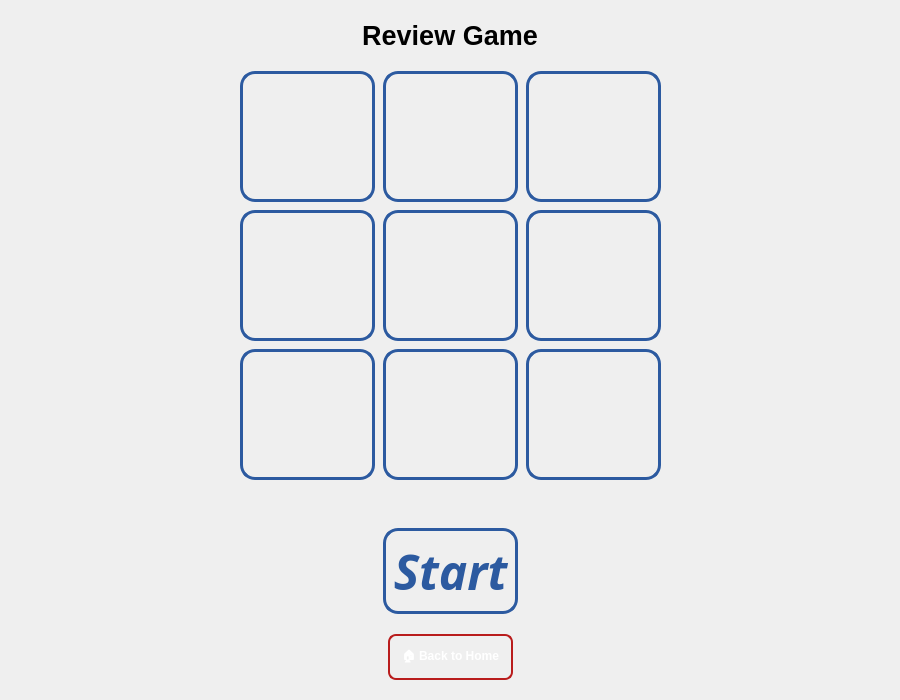
<?xml version="1.0" encoding="UTF-8"?>
<ui version="4.0">
 <class>ReplayBoardForm</class>
 <widget class="QWidget" name="ReplayBoardForm">
  <property name="geometry">
   <rect>
    <x>0</x>
    <y>0</y>
    <width>900</width>
    <height>700</height>
   </rect>
  </property>
  <property name="windowTitle">
   <string>TicTacToy - Game Board</string>
  </property>
  <property name="styleSheet">
   <string notr="true">QWidget#ReplayBoardForm {
    background: qlineargradient(x1:0, y1:0, x2:1, y2:1,
                stop:0 #1e3c72, stop:0.5 #2a5298, stop:1 #1e3c72);
}

QPushButton {
    background: qlineargradient(x1:0, y1:0, x2:0, y2:1,
                stop:0 #ffffff, stop:1 #e6e6e6);
    border: 3px solid #2c5aa0;
    border-radius: 15px;
    font-family: 'Arial Black', Arial, sans-serif;
    font-size: 48px;
    font-weight: bold;
    color: #2c5aa0;
    min-height: 80px;
    min-width: 80px;
}

QPushButton:hover {
    background: qlineargradient(x1:0, y1:0, x2:0, y2:1,
                stop:0 #f0f8ff, stop:1 #d0e8ff);
    border: 4px solid #1e4080;
    transform: scale(1.02);
}

QPushButton:pressed {
    background: qlineargradient(x1:0, y1:0, x2:0, y2:1,
                stop:0 #e0e0e0, stop:1 #c0c0c0);
    border: 3px solid #1a365d;
}

QPushButton[text=&quot;X&quot;] {
    color: #dc2626;
    text-shadow: 2px 2px 4px rgba(220, 38, 38, 0.3);
}

QPushButton[text=&quot;O&quot;] {
    color: #2563eb;
    text-shadow: 2px 2px 4px rgba(37, 99, 235, 0.3);
}

/* Control Buttons Styling */
QPushButton#resetButton, QPushButton#newGameButton, QPushButton#backButton {
    background: qlineargradient(x1:0, y1:0, x2:0, y2:1,
                stop:0 #3b82f6, stop:1 #1d4ed8);
    border: 2px solid #1e40af;
    border-radius: 10px;
    color: white;
    font-size: 14px;
    font-weight: bold;
    min-height: 40px;
    padding: 8px 16px;
}

QPushButton#resetButton:hover, QPushButton#newGameButton:hover, QPushButton#backButton:hover {
    background: qlineargradient(x1:0, y1:0, x2:0, y2:1,
                stop:0 #2563eb, stop:1 #1e40af);
    border: 2px solid #1e3a8a;
}

QPushButton#backButton {
    background: qlineargradient(x1:0, y1:0, x2:0, y2:1,
                stop:0 #ef4444, stop:1 #dc2626);
    border: 2px solid #b91c1c;
}

QPushButton#backButton:hover {
    background: qlineargradient(x1:0, y1:0, x2:0, y2:1,
                stop:0 #dc2626, stop:1 #b91c1c);
    border: 2px solid #991b1b;
}

QPushButton#replayBackButton {
    background: qlineargradient(x1:0, y1:0, x2:0, y2:1,
                stop:0 #ef4444, stop:1 #dc2626);
    border: 2px solid #b91c1c;
    border-radius: 8px;
    color: white;
    font-size: 12px;
    font-weight: bold;
    min-height: 30px;
    padding: 6px 12px;
}

QPushButton#replayBackButton:hover {
    background: qlineargradient(x1:0, y1:0, x2:0, y2:1,
                stop:0 #dc2626, stop:1 #b91c1c);
    border: 2px solid #991b1b;
}

QLabel#titleLabel {
    color: white;
    font-family: 'Arial Black', Arial, sans-serif;
    font-size: 32px;
    font-weight: bold;
    text-shadow: 3px 3px 6px rgba(0, 0, 0, 0.5);
    text-align: center;
}

QLabel#statusLabel {
    color: #fbbf24;
    font-family: Arial, sans-serif;
    font-size: 18px;
    font-weight: bold;
    text-shadow: 2px 2px 4px rgba(0, 0, 0, 0.5);
    text-align: center;
}</string>
  </property>
  <layout class="QVBoxLayout" name="replayMainLayout">
   <property name="spacing">
    <number>20</number>
   </property>
   <property name="leftMargin">
    <number>30</number>
   </property>
   <property name="topMargin">
    <number>20</number>
   </property>
   <property name="rightMargin">
    <number>30</number>
   </property>
   <property name="bottomMargin">
    <number>20</number>
   </property>
   <item>
    <widget class="QLabel" name="replayTitleLabel">
     <property name="font">
      <font>
       <family>Segoe UI</family>
       <pointsize>20</pointsize>
       <bold>true</bold>
      </font>
     </property>
     <property name="text">
      <string>Review Game</string>
     </property>
     <property name="alignment">
      <set>Qt::AlignmentFlag::AlignCenter</set>
     </property>
    </widget>
   </item>
   <item>
    <layout class="QHBoxLayout" name="replayGameLayout">
     <item>
      <spacer name="replayLeftSpacer">
       <property name="orientation">
        <enum>Qt::Orientation::Horizontal</enum>
       </property>
       <property name="sizeHint" stdset="0">
        <size>
         <width>40</width>
         <height>20</height>
        </size>
       </property>
      </spacer>
     </item>
     <item>
      <layout class="QGridLayout" name="replayBoardGrid">
       <property name="spacing">
        <number>8</number>
       </property>
       <item row="1" column="1">
        <widget class="QPushButton" name="replayBtn_1_1">
         <property name="sizePolicy">
          <sizepolicy hsizetype="Expanding" vsizetype="Expanding">
           <horstretch>1</horstretch>
           <verstretch>1</verstretch>
          </sizepolicy>
         </property>
         <property name="text">
          <string/>
         </property>
        </widget>
       </item>
       <item row="2" column="0">
        <widget class="QPushButton" name="replayBtn_2_0">
         <property name="sizePolicy">
          <sizepolicy hsizetype="Expanding" vsizetype="Expanding">
           <horstretch>1</horstretch>
           <verstretch>1</verstretch>
          </sizepolicy>
         </property>
         <property name="text">
          <string/>
         </property>
        </widget>
       </item>
       <item row="3" column="1">
        <spacer name="replayBottomSpacer">
         <property name="orientation">
          <enum>Qt::Orientation::Vertical</enum>
         </property>
         <property name="sizeHint" stdset="0">
          <size>
           <width>20</width>
           <height>40</height>
          </size>
         </property>
        </spacer>
       </item>
       <item row="0" column="0">
        <widget class="QPushButton" name="replayBtn_0_0">
         <property name="sizePolicy">
          <sizepolicy hsizetype="Expanding" vsizetype="Expanding">
           <horstretch>1</horstretch>
           <verstretch>1</verstretch>
          </sizepolicy>
         </property>
         <property name="text">
          <string/>
         </property>
        </widget>
       </item>
       <item row="2" column="2">
        <widget class="QPushButton" name="replayBtn_2_2">
         <property name="sizePolicy">
          <sizepolicy hsizetype="Expanding" vsizetype="Expanding">
           <horstretch>1</horstretch>
           <verstretch>1</verstretch>
          </sizepolicy>
         </property>
         <property name="text">
          <string/>
         </property>
        </widget>
       </item>
       <item row="0" column="2">
        <widget class="QPushButton" name="replayBtn_0_2">
         <property name="sizePolicy">
          <sizepolicy hsizetype="Expanding" vsizetype="Expanding">
           <horstretch>1</horstretch>
           <verstretch>1</verstretch>
          </sizepolicy>
         </property>
         <property name="text">
          <string/>
         </property>
        </widget>
       </item>
       <item row="0" column="1">
        <widget class="QPushButton" name="replayBtn_0_1">
         <property name="sizePolicy">
          <sizepolicy hsizetype="Expanding" vsizetype="Expanding">
           <horstretch>1</horstretch>
           <verstretch>1</verstretch>
          </sizepolicy>
         </property>
         <property name="text">
          <string/>
         </property>
        </widget>
       </item>
       <item row="1" column="2">
        <widget class="QPushButton" name="replayBtn_1_2">
         <property name="sizePolicy">
          <sizepolicy hsizetype="Expanding" vsizetype="Expanding">
           <horstretch>1</horstretch>
           <verstretch>1</verstretch>
          </sizepolicy>
         </property>
         <property name="text">
          <string/>
         </property>
        </widget>
       </item>
       <item row="1" column="0">
        <widget class="QPushButton" name="replayBtn_1_0">
         <property name="sizePolicy">
          <sizepolicy hsizetype="Expanding" vsizetype="Expanding">
           <horstretch>1</horstretch>
           <verstretch>1</verstretch>
          </sizepolicy>
         </property>
         <property name="text">
          <string/>
         </property>
        </widget>
       </item>
       <item row="2" column="1">
        <widget class="QPushButton" name="replayBtn_2_1">
         <property name="sizePolicy">
          <sizepolicy hsizetype="Expanding" vsizetype="Expanding">
           <horstretch>1</horstretch>
           <verstretch>1</verstretch>
          </sizepolicy>
         </property>
         <property name="text">
          <string/>
         </property>
        </widget>
       </item>
       <item row="4" column="1">
        <widget class="QPushButton" name="pushButton">
         <property name="font">
          <font>
           <family>Arial Black</family>
           <pointsize>-1</pointsize>
           <italic>true</italic>
           <bold>true</bold>
          </font>
         </property>
         <property name="text">
          <string>Start</string>
         </property>
        </widget>
       </item>
      </layout>
     </item>
     <item>
      <spacer name="replayRightSpacer">
       <property name="orientation">
        <enum>Qt::Orientation::Horizontal</enum>
       </property>
       <property name="sizeHint" stdset="0">
        <size>
         <width>40</width>
         <height>20</height>
        </size>
       </property>
      </spacer>
     </item>
    </layout>
   </item>
   <item>
    <layout class="QHBoxLayout" name="replayControlLayout">
     <property name="spacing">
      <number>15</number>
     </property>
     <item>
      <spacer name="replayControlLeftSpacer">
       <property name="orientation">
        <enum>Qt::Orientation::Horizontal</enum>
       </property>
       <property name="sizeHint" stdset="0">
        <size>
         <width>40</width>
         <height>20</height>
        </size>
       </property>
      </spacer>
     </item>
     <item>
      <widget class="QPushButton" name="replayBackButton">
       <property name="toolTip">
        <string>Return to the main menu</string>
       </property>
       <property name="text">
        <string>🏠 Back to Home</string>
       </property>
      </widget>
     </item>
     <item>
      <spacer name="replayControlRightSpacer">
       <property name="orientation">
        <enum>Qt::Orientation::Horizontal</enum>
       </property>
       <property name="sizeHint" stdset="0">
        <size>
         <width>40</width>
         <height>20</height>
        </size>
       </property>
      </spacer>
     </item>
    </layout>
   </item>
  </layout>
 </widget>
 <resources/>
 <connections/>
</ui>
